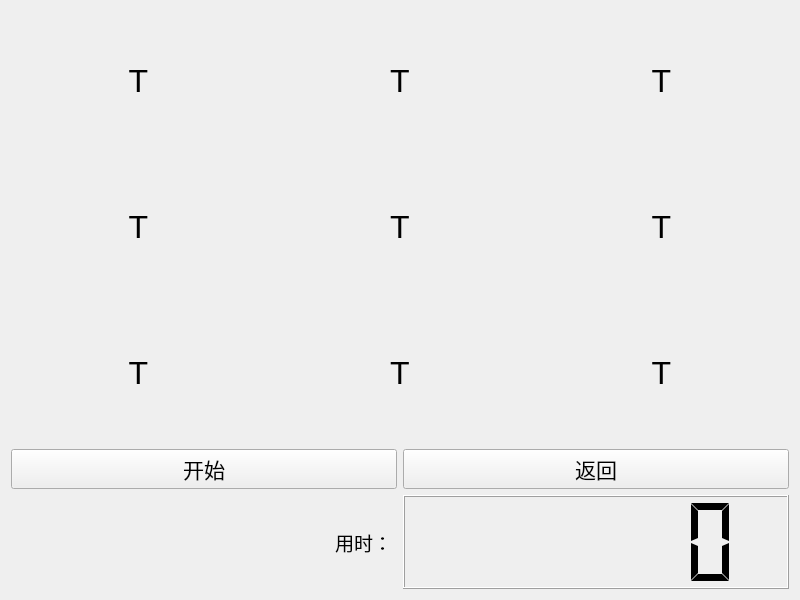
<?xml version="1.0" encoding="UTF-8"?>
<ui version="4.0">
 <class>MainMenu</class>
 <widget class="QWidget" name="MainMenu">
  <property name="geometry">
   <rect>
    <x>0</x>
    <y>0</y>
    <width>800</width>
    <height>600</height>
   </rect>
  </property>
  <property name="sizePolicy">
   <sizepolicy hsizetype="Expanding" vsizetype="Expanding">
    <horstretch>0</horstretch>
    <verstretch>0</verstretch>
   </sizepolicy>
  </property>
  <property name="minimumSize">
   <size>
    <width>400</width>
    <height>300</height>
   </size>
  </property>
  <property name="windowTitle">
   <string>舒尔特方格</string>
  </property>
  <property name="windowIcon">
   <iconset resource="UiSettings.qrc">
    <normaloff>:/UI/UiSettings/img1.svg</normaloff>:/UI/UiSettings/img1.svg</iconset>
  </property>
  <property name="styleSheet">
   <string notr="true"/>
  </property>
  <layout class="QVBoxLayout" name="verticalLayout_2">
   <item>
    <layout class="QHBoxLayout" name="horizontalLayout">
     <item>
      <widget class="QLabel" name="label_1">
       <property name="font">
        <font>
         <family>Arial</family>
         <pointsize>24</pointsize>
        </font>
       </property>
       <property name="text">
        <string>T</string>
       </property>
       <property name="alignment">
        <set>Qt::AlignCenter</set>
       </property>
      </widget>
     </item>
     <item>
      <widget class="QLabel" name="label_2">
       <property name="font">
        <font>
         <family>Arial</family>
         <pointsize>24</pointsize>
        </font>
       </property>
       <property name="text">
        <string>T</string>
       </property>
       <property name="alignment">
        <set>Qt::AlignCenter</set>
       </property>
      </widget>
     </item>
     <item>
      <widget class="QLabel" name="label_3">
       <property name="font">
        <font>
         <family>Arial</family>
         <pointsize>24</pointsize>
        </font>
       </property>
       <property name="text">
        <string>T</string>
       </property>
       <property name="alignment">
        <set>Qt::AlignCenter</set>
       </property>
      </widget>
     </item>
    </layout>
   </item>
   <item>
    <layout class="QHBoxLayout" name="horizontalLayout_2">
     <item>
      <widget class="QLabel" name="label_4">
       <property name="font">
        <font>
         <family>Arial</family>
         <pointsize>24</pointsize>
        </font>
       </property>
       <property name="text">
        <string>T</string>
       </property>
       <property name="alignment">
        <set>Qt::AlignCenter</set>
       </property>
      </widget>
     </item>
     <item>
      <widget class="QLabel" name="label_5">
       <property name="font">
        <font>
         <family>Arial</family>
         <pointsize>24</pointsize>
        </font>
       </property>
       <property name="text">
        <string>T</string>
       </property>
       <property name="alignment">
        <set>Qt::AlignCenter</set>
       </property>
      </widget>
     </item>
     <item>
      <widget class="QLabel" name="label_6">
       <property name="font">
        <font>
         <family>Arial</family>
         <pointsize>24</pointsize>
        </font>
       </property>
       <property name="text">
        <string>T</string>
       </property>
       <property name="alignment">
        <set>Qt::AlignCenter</set>
       </property>
      </widget>
     </item>
    </layout>
   </item>
   <item>
    <layout class="QHBoxLayout" name="horizontalLayout_3">
     <item>
      <widget class="QLabel" name="label_7">
       <property name="font">
        <font>
         <family>Arial</family>
         <pointsize>24</pointsize>
        </font>
       </property>
       <property name="text">
        <string>T</string>
       </property>
       <property name="alignment">
        <set>Qt::AlignCenter</set>
       </property>
      </widget>
     </item>
     <item>
      <widget class="QLabel" name="label_8">
       <property name="font">
        <font>
         <family>Arial</family>
         <pointsize>24</pointsize>
        </font>
       </property>
       <property name="text">
        <string>T</string>
       </property>
       <property name="alignment">
        <set>Qt::AlignCenter</set>
       </property>
      </widget>
     </item>
     <item>
      <widget class="QLabel" name="label_9">
       <property name="font">
        <font>
         <family>Arial</family>
         <pointsize>24</pointsize>
        </font>
       </property>
       <property name="text">
        <string>T</string>
       </property>
       <property name="alignment">
        <set>Qt::AlignCenter</set>
       </property>
      </widget>
     </item>
    </layout>
   </item>
   <item>
    <layout class="QVBoxLayout" name="verticalLayout">
     <item>
      <layout class="QHBoxLayout" name="horizontalLayout_5">
       <item>
        <widget class="QPushButton" name="startBtn">
         <property name="font">
          <font>
           <family>黑体</family>
           <pointsize>16</pointsize>
          </font>
         </property>
         <property name="text">
          <string>开始</string>
         </property>
        </widget>
       </item>
       <item>
        <widget class="QPushButton" name="endBtn">
         <property name="font">
          <font>
           <family>黑体</family>
           <pointsize>16</pointsize>
          </font>
         </property>
         <property name="styleSheet">
          <string notr="true"/>
         </property>
         <property name="text">
          <string>返回</string>
         </property>
        </widget>
       </item>
      </layout>
     </item>
     <item>
      <layout class="QHBoxLayout" name="horizontalLayout_6">
       <item>
        <layout class="QHBoxLayout" name="horizontalLayout_4">
         <item>
          <widget class="QLabel" name="imglabel">
           <property name="sizePolicy">
            <sizepolicy hsizetype="Preferred" vsizetype="Preferred">
             <horstretch>0</horstretch>
             <verstretch>0</verstretch>
            </sizepolicy>
           </property>
           <property name="maximumSize">
            <size>
             <width>200</width>
             <height>200</height>
            </size>
           </property>
           <property name="text">
            <string/>
           </property>
          </widget>
         </item>
         <item>
          <widget class="QLabel" name="showtimelabel">
           <property name="font">
            <font>
             <family>黑体</family>
             <pointsize>14</pointsize>
            </font>
           </property>
           <property name="text">
            <string>用时： </string>
           </property>
           <property name="alignment">
            <set>Qt::AlignRight|Qt::AlignTrailing|Qt::AlignVCenter</set>
           </property>
          </widget>
         </item>
        </layout>
       </item>
       <item>
        <widget class="QLCDNumber" name="lcdNumber">
         <property name="font">
          <font>
           <family>Arial</family>
           <pointsize>12</pointsize>
          </font>
         </property>
         <property name="layoutDirection">
          <enum>Qt::LeftToRight</enum>
         </property>
         <property name="autoFillBackground">
          <bool>false</bool>
         </property>
         <property name="styleSheet">
          <string notr="true"/>
         </property>
         <property name="smallDecimalPoint">
          <bool>false</bool>
         </property>
         <property name="digitCount">
          <number>6</number>
         </property>
         <property name="segmentStyle">
          <enum>QLCDNumber::Flat</enum>
         </property>
         <property name="value" stdset="0">
          <double>0.000000000000000</double>
         </property>
        </widget>
       </item>
      </layout>
     </item>
    </layout>
   </item>
  </layout>
 </widget>
 <resources>
  <include location="UiSettings.qrc"/>
 </resources>
 <connections/>
</ui>
